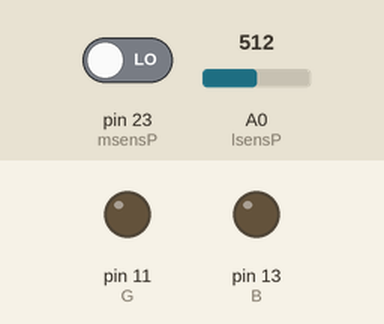
This sketch was run on a simulated Arduino Mega 2560, built with avr-gcc and run on an emulated ATmega2560. Shown: output pins drawn as LEDs (lit = HIGH). The test bench sets the inputs (shaded band); at power-on: pin 23 (msensP) LOW, A0 (lsensP) = 512.

Above: at 1.2 s.
1.3 s: pin 23 (msensP) driven HIGH
At 3.26 s:
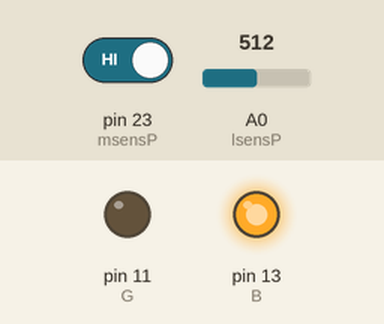
4.3 s: A0 (lsensP) set to 692
At 6.0 s:
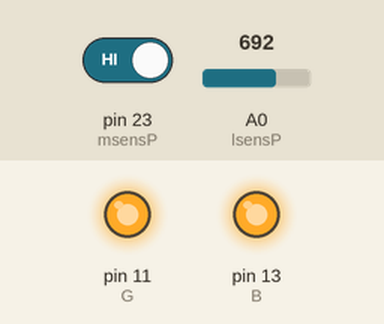
6.3 s: A0 (lsensP) set to 711
At 11.3 s:
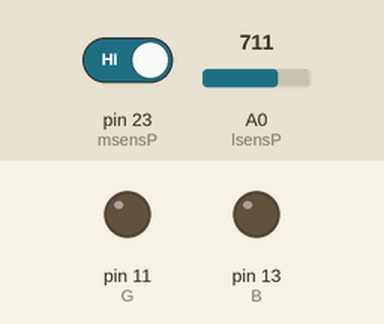
Timing chart, 0 to 12.8 s (numbered marks = the images above; inputs shaded):
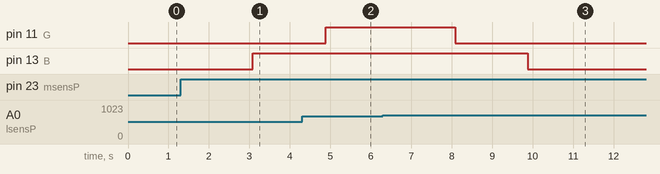

Measured:
- the behaviour switches between 699 and 700 on A0 (lsensP) (found by bisection; images 2 and 3)
- after the input at 1.3 s, pin 13 (B): LOW → HIGH after 1.8 s
- after the input at 6.3 s, pin 11 (G): HIGH → LOW after 1.8 s; pin 13 (B): HIGH → LOW after 3.6 s

The sketch:

kitchenLEDs.ino
```cpp
#define timer 59 //specifies the time (in seconds) to wait before turning lights off after no movement detected.

int lsensP = A0;  //variable definition starts
int msensP = 23;
int G = 11;
int R = 12;
int B = 13;
int lvalue = 0;
int mvalue = 0;
boolean lightON = false;
boolean DarkEmpty = false; //variable definition ends


void setup()
{
  //Serial.begin(9600);
  pinMode(msensP, INPUT);  //set PIR sensor as input
}


/*Defined Colors (different RGB (red, green, blue) values for colors
(to add your own ie. fuscia experiment and then add to the list)
const byte RED[] = {255, 0, 0};
const byte ORANGE[] = {83, 4, 0};
const byte YELLOW[] = {255, 255, 0};
const byte GREEN[] = {0, 255, 0};
const byte BLUE[] = {0, 0, 255};
const byte INDIGO[] = {4, 0, 19};
const byte VIOLET[] = {23, 0, 22};
const byte CYAN[] = {0, 255, 255};
const byte MAGENTA[] = {255, 0, 255};
const byte WHITE[] = {255, 255, 255};
const byte BLACK[] = {0, 0, 0};
const byte PINK[] = {158, 4, 79};
*/


void loop()
{
  lvalue = analogRead(lsensP);    //read light sensor
  mvalue = digitalRead(msensP);    //read PIR sensor
  //Serial.println(mvalue);    //print sensor values
  //Serial.println(lvalue);    //to serial for debugging


  //------------------------------------------------------code to turn ON the LEDs--------------------------------------
  if (lightON == false && mvalue == 1 && lvalue < 600)    //check if leds are off and room is dark and there is movement
    {

     /* for (int i=0; i<=158; i++) //turn ON the red LED
      {
        analogWrite(R, i);
        delay(7);
      }*/

      for (int i=0; i<=255; i++) //turn ON the blue LED
      {
        analogWrite(B, i);
        delay(7);
      }

      for (int i=0; i<=255; i++) //turn ON the green LED
      {
        analogWrite(G, i);
        delay(7);
      }


      lightON = true;
      DarkEmpty = false;
    } //------------------------------------------end of code to turn ON LEDs----------------------------------------------


     //-------------------------------------------code to check if no movement for the duration of 'timer'-----------------
     if (lightON == true && mvalue == 0)
      {
        int n = 0;
          for (int i=0; i<=timer; i++)
          {
            delay(1000);
            n = digitalRead(msensP);
            //Serial.println(i);
            //Serial.println(n);
            if (n)
            {break;}
          }
          if (!n)
          {
            DarkEmpty = true;
          }
      }
      //----------------------------------------end of movement checking--------------------------------------------------


    if (lightON == true && (DarkEmpty == true || lvalue >= 700) ) //-----------code to turn OFF the LEDs----------------------------------------
    {
      /*for (int i=158; i>=0; i--)
      {
        analogWrite(R, i);
        delay(7);
      }*/


      for (int i=255; i>=0; i--)
      {
        analogWrite(G, i);
        delay(7);
      }

      for (int i=255; i>=0; i--)
      {
        analogWrite(B, i);
        delay(7);
      }
      lightON = false;
    }
 }//--------------------------------------------end of code to turn OFF the LEDs----------------------------------------
```
